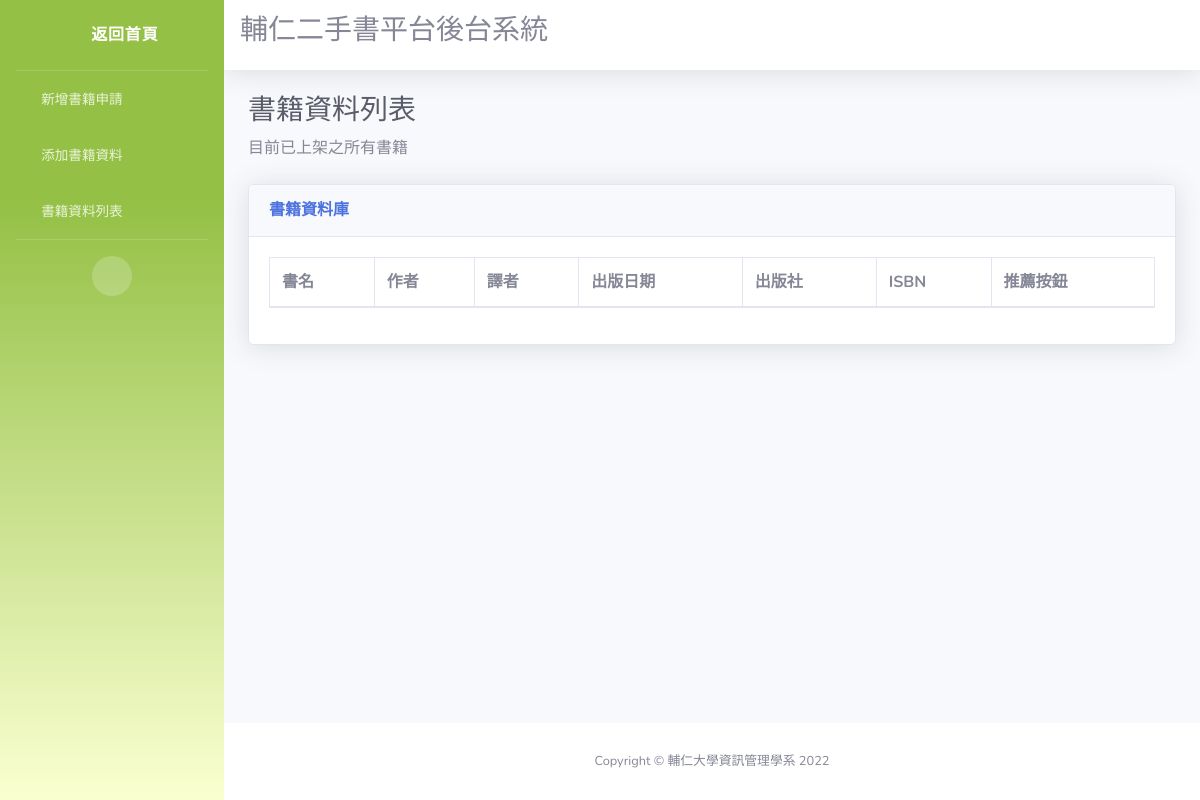
The page /admin_page/admin_page/bookdata.php on the database as committed earlier.
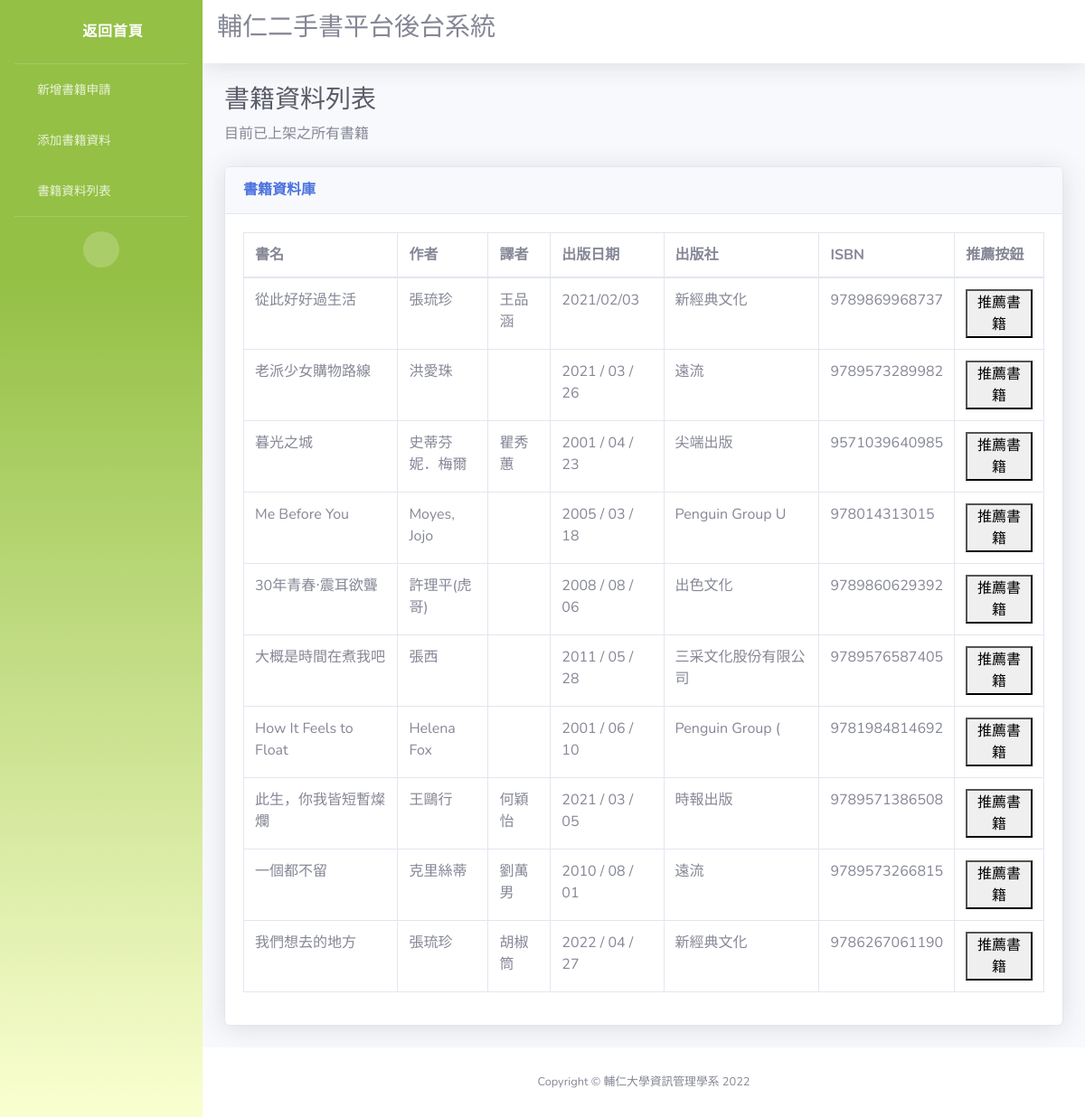
The same page on the database as committed later.
### tables this page shows
CREATE TABLE `book_data` (
  `bk_ID` int(18) NOT NULL,
  `bk_ISBN` varchar(500) DEFAULT NULL,
  `name` varchar(30) NOT NULL,
  `bk_author` varchar(30) NOT NULL,
  `bk_trans` varchar(30) DEFAULT NULL,
  `bk_intro` varchar(500) DEFAULT NULL,
  `bk_public` varchar(15) NOT NULL,
  `bk_publicdate` varchar(500) NOT NULL,
  `bk_type` varchar(50) NOT NULL,
  `bk_img` varchar(500) NOT NULL,
  `bk_adddate` date DEFAULT NULL,
  `apply_date` date NOT NULL,
  `apply_status` varchar(500) NOT NULL,
  `apply_applicant` varchar(500) NOT NULL
);

### admin_page/admin_page/bookdata.php (the view, shortened to what the changed rows need)
<!DOCTYPE html>
<html lang="en">
<head>
    <link href="vendor/fontawesome-free/css/all.min.css" rel="stylesheet" type="text/css">
    <link href="css/sb-admin-2.min.css" rel="stylesheet">
    <link href="vendor/datatables/dataTables.bootstrap4.min.css" rel="stylesheet">
</head>
<body id="page-top">
    <div id="wrapper">
        <div id="content-wrapper" class="d-flex flex-column">
            <div id="content">
                <div class="container-fluid">
                    <h1 class="h3 mb-2 text-gray-800">書籍資料列表</h1>
                    <div class="card shadow mb-4">
                        <div class="card-body">
                            <div class="table-responsive">
                                <table class="table table-bordered" id="dataTable" width="100%" cellspacing="0">
                                    <thead>
                                        <tr>
                                            <th>書名</th>
                                            <th width="100px">作者</th>
                                            <th>譯者</th>
                                            <th>出版日期</th>
                                            <th>出版社</th>
                                            <th>ISBN</th>
                                            <th>推薦按鈕</th>
                                        </tr>
                                    </thead>
                                    <tbody>
                                    <?php
                                        $host = "localhost";
                                        $dbuser = "root";
                                        $dbpassword = "12345678";
                                        $dbname = "book";
                                        $link = mysqli_connect($host, $dbuser, $dbpassword, $dbname);
                                        if($link){
                                            $allData = "SELECT * FROM book_data WHERE apply_status =1 ";
                                            $result = mysqli_query($link, $allData);
                                            while($row=mysqli_fetch_assoc($result)){
                                                echo "<tr>";
                                                echo "<td>".$row['name']."</td>";
                                                echo "<td>".$row['bk_author']."</td>";
                                                echo "<td>".$row['bk_trans']."</td>";
                                                echo "<td>".$row['bk_publicdate']."</td>";
                                                echo "<td>".$row['bk_public']."</td>";
                                                echo "<td>".$row['bk_ISBN']."</td>";
                                                echo '<td><button onclick="recommend(';
                                                echo "'".$row["bk_ISBN"]."',";
                                                echo "'".$row["name"]."',";
                                                echo "'".$row["bk_img"]."')";
                                                echo '">推薦書籍</button></td>';
                                                echo "</tr>";
                                            }
                                        }
                                        else{
                                            echo "error</br>".mysqli_connect_error();
                                        }
                                    ?>
                                    </tbody>
                                </table>
                            </div>
                        </div>
                    </div>
                </div>
            </div>
        </div>
    </div>
</body>
</html>

Rows that differ between the two databases and show on the page:
added book_data: name "從此好好過生活", bk_author "張琉珍", bk_trans "王品涵", bk_publicdate "2021/02/03", bk_public "新經典文化", bk_ISBN "9789869968737"
added book_data: name "老派少女購物路線", bk_author "洪愛珠", bk_publicdate "2021 / 03 / 26", bk_public "遠流", bk_ISBN "9789573289982"
added book_data: name "暮光之城", bk_author "史蒂芬妮．梅爾", bk_trans "瞿秀蕙", bk_publicdate "2001 / 04 / 23", bk_public "尖端出版", bk_ISBN "9571039640985"
added book_data: name "Me Before You", bk_author "Moyes, Jojo", bk_publicdate "2005 / 03 / 18", bk_public "Penguin Group U", bk_ISBN "978014313015"
added book_data: name "30年青春‧震耳欲聾", bk_author "許理平(虎哥)", bk_publicdate "2008 / 08 / 06", bk_public "出色文化", bk_ISBN "9789860629392"
added book_data: name "大概是時間在煮我吧", bk_author "張西", bk_publicdate "2011 / 05 / 28", bk_public "三采文化股份有限公司", bk_ISBN "9789576587405"
added book_data: name "How It Feels to Float", bk_author "Helena Fox", bk_publicdate "2001 / 06 / 10", bk_public "Penguin Group (", bk_ISBN "9781984814692"
added book_data: name "此生，你我皆短暫燦爛", bk_author "王鷗行", bk_trans "何穎怡", bk_publicdate "2021 / 03 / 05", bk_public "時報出版", bk_ISBN "9789571386508"
added book_data: name "一個都不留", bk_author "克里絲蒂", bk_trans "劉萬男", bk_publicdate "2010 / 08 / 01", bk_public "遠流", bk_ISBN "9789573266815"
added book_data: name "我們想去的地方", bk_author "張琉珍", bk_trans "胡椒筒", bk_publicdate "2022 / 04 / 27", bk_public "新經典文化", bk_ISBN "9786267061190"
